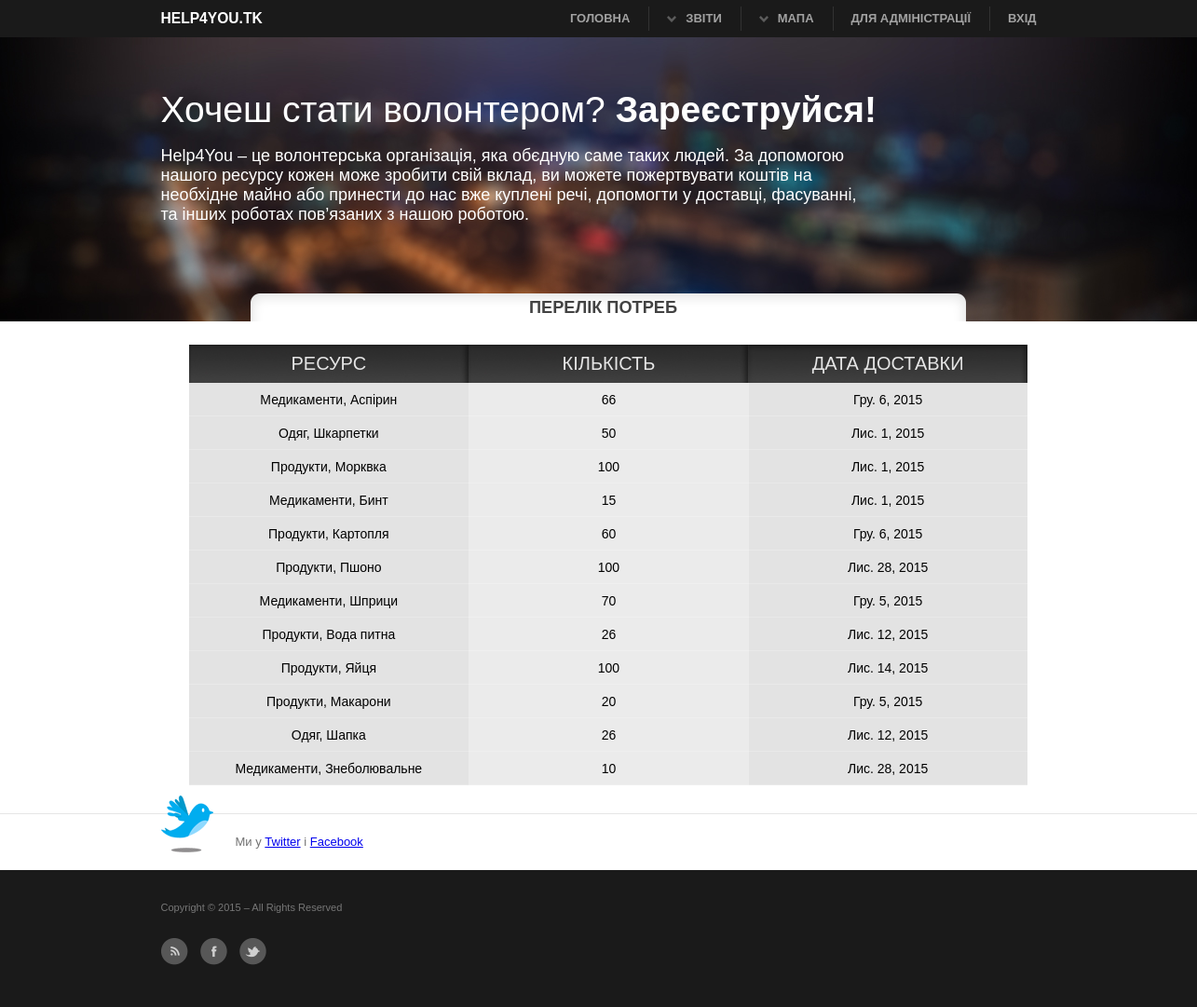
The page /need/ on the database as committed earlier.
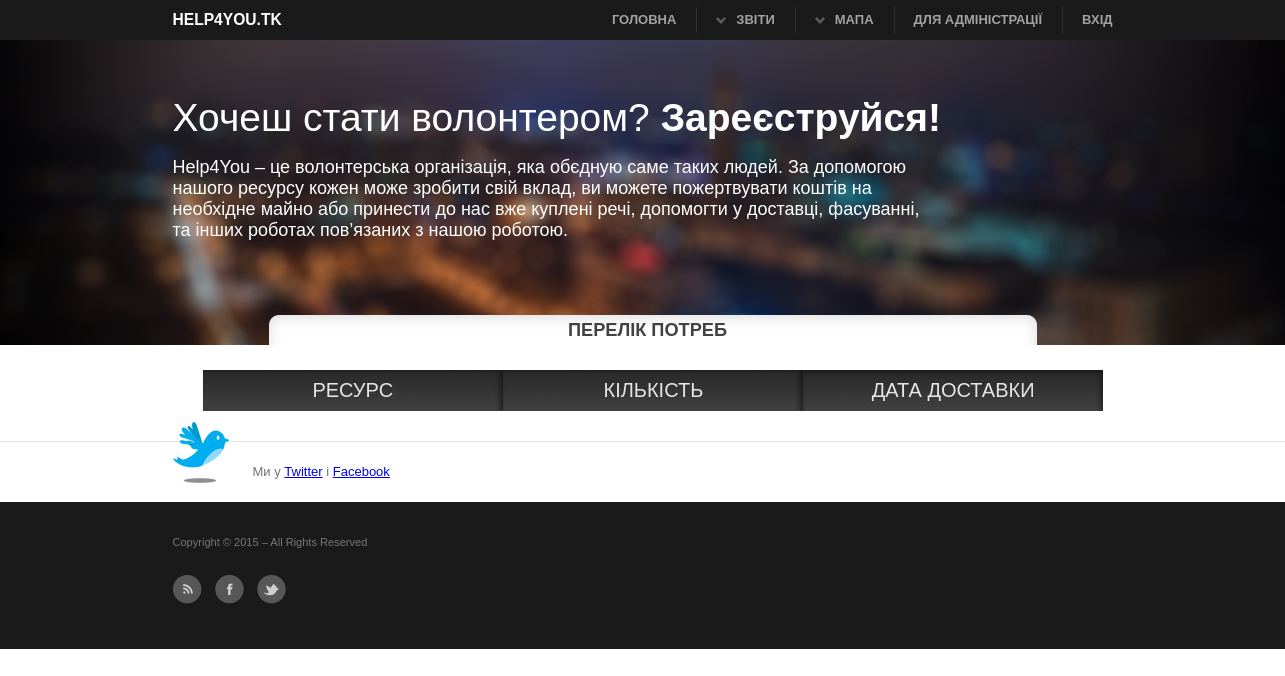
The same page on the database as committed later.
### main/models.py (models this page shows, shortened)
class Need(models.Model):
    resource = models.ForeignKey('Resource',verbose_name=u'Потрібний ресурс')
    order = models.ForeignKey('Order', verbose_name=u'Замовлення', null=True)
    amount = models.IntegerField(verbose_name=u'Кількість ресурсу')
    finished = models.BooleanField(default=False, null=False)
    priority = models.IntegerField(verbose_name=u'Пріорітет', null=True)
    date_recomended = models.DateField(verbose_name=u'Дата рекомендованої доставки', null=True)
    class Meta:
        verbose_name_plural = u'Потреба'

class Resource(models.Model):
    category_resource = models.ForeignKey('CategoryResource',verbose_name=u'Категорія ресурса')
    name = models.CharField(max_length=30,verbose_name=u'Назва ресурсу')
    unit_of_mesure = models.CharField(max_length=30,verbose_name=u'Одиниця виміру')
    weight_one_unit = models.FloatField(verbose_name=u'Маса однієї одиниці', null=True)
    volume_of_one_unit = models.FloatField(verbose_name=u'Об"єм однієї одиниці')
    price_one_unit = models.FloatField(verbose_name=u'Ціна однієї одиниці')
    class Meta:
        verbose_name_plural = u'Ресурси'
    def __unicode__(self):
        return u"%s, %s" % (self.category_resource.category, self.name)

class CategoryResource(models.Model):
    category = models.CharField(max_length=50, verbose_name=u'Категорія')
    class Meta:
        verbose_name_plural = u'Категорії ресурсів'

### main/views.py (the view)
# urls.py: url(r'^need/$',NeedListView.as_view(), name='list_need'),
class NeedListView(ListView):
    template_name = 'list_need.html'
    model = Need
    context_object_name = 'Needs'

### main/templates/list_need.html
{% extends 'base.html' %}
{% block title %}
     <h3 class="title_list">Перелік потреб</h3>
{% endblock %}
{% block content %}
 <div id="list_table">
  <table border="0">
    <tr>
        <td class="top_left">РЕСУРС</td>
        <td class="top_cen" >КІЛЬКІСТЬ</td>
        <td class="top_right" >ДАТА ДОСТАВКИ</td>
    </tr>
    {% for need in Needs %}
        <tr class="list_tr">
        <td class="cell"> {{ need.resource }}</td>
        <td class="cell_c">{{ need.amount }}</td>
        <td class="cell">{{ need.date_recomended }}</td>
    </tr>
    {% endfor %}
  </table>
    </div>
{% endblock %}

Rows that differ between the two databases and show on the page:
removed Need: resource "Медикаменти, Аспірин", amount "66", date_recomended "Гру. 6, 2015"
removed Need: resource "Одяг, Шкарпетки", amount "50", date_recomended "Лис. 1, 2015"
removed Need: resource "Продукти, Морквка", amount "100", date_recomended "Лис. 1, 2015"
removed Need: resource "Медикаменти, Бинт", amount "15", date_recomended "Лис. 1, 2015"
removed Need: resource "Продукти, Картопля", amount "60", date_recomended "Гру. 6, 2015"
removed Need: resource "Продукти, Пшоно", amount "100", date_recomended "Лис. 28, 2015"
removed Need: resource "Медикаменти, Шприци", amount "70", date_recomended "Гру. 5, 2015"
removed Need: resource "Продукти, Вода питна", amount "26", date_recomended "Лис. 12, 2015"
removed Need: resource "Продукти, Яйця", amount "100", date_recomended "Лис. 14, 2015"
removed Need: resource "Продукти, Макарони", amount "20", date_recomended "Гру. 5, 2015"
removed Need: resource "Одяг, Шапка", amount "26", date_recomended "Лис. 12, 2015"
removed Need: resource "Медикаменти, Знеболювальне", amount "10", date_recomended "Лис. 28, 2015"
